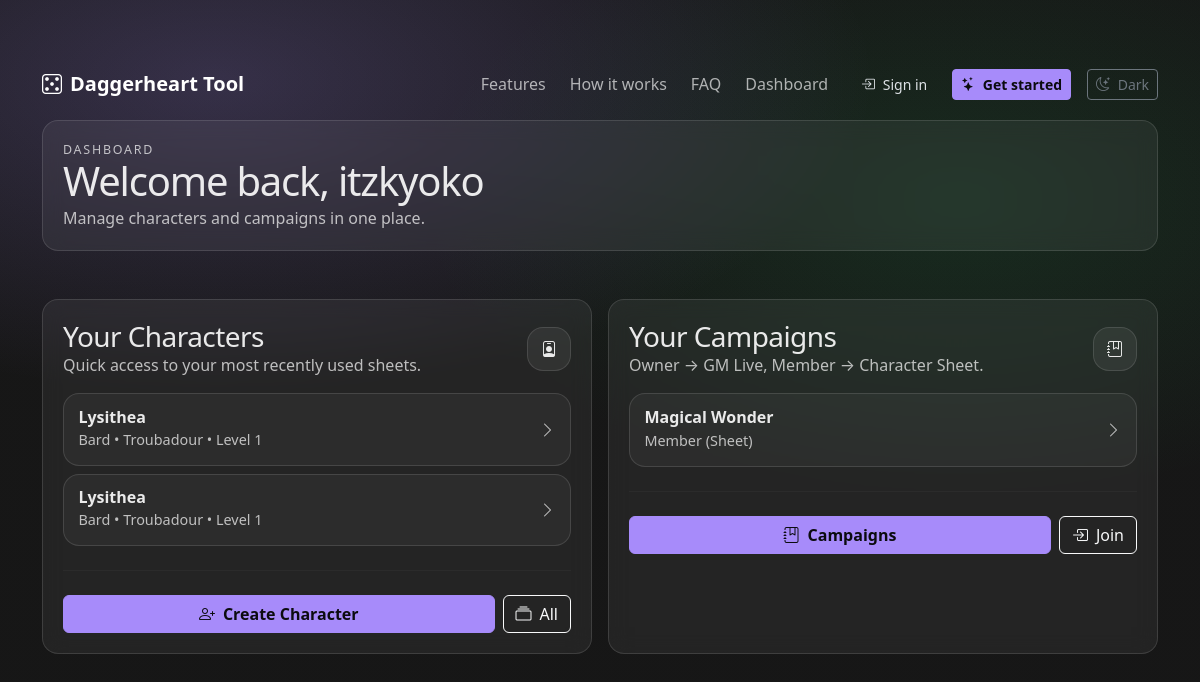
The app's page /Dashboard/index.php (signed in), older data.
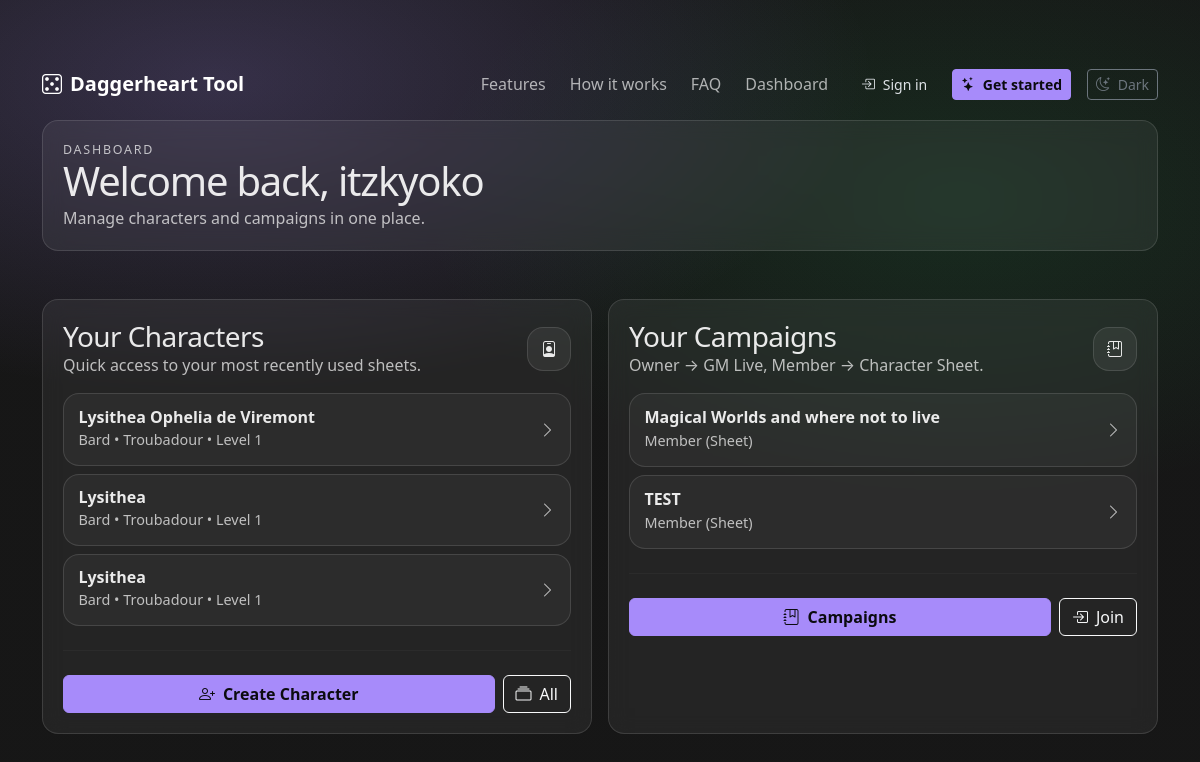
The same page, newer data.
### tables this page shows
CREATE TABLE "character" (
	"characterID"	INTEGER NOT NULL,
	"userID"	INTEGER NOT NULL,
	"classID"	INTEGER,
	"subclassID"	INTEGER,
	"heritageID"	INTEGER,
	"communityID"	INTEGER,
	"campaignID"	INTEGER,
	"name"	TEXT NOT NULL,
	"pronouns"	TEXT,
	"evasion"	INTEGER DEFAULT 0,
	"armor"	INTEGER DEFAULT 0,
	"spellcast trait"	TEXT, "Level" INTEGER DEFAULT (1) NOT NULL,
	PRIMARY KEY("characterID" AUTOINCREMENT),
	FOREIGN KEY("campaignID") REFERENCES "campaign"("campaignID") ON UPDATE CASCADE ON DELETE SET NULL,
	FOREIGN KEY("classID") REFERENCES "class"("classID") ON UPDATE CASCADE ON DELETE SET NULL,
	FOREIGN KEY("communityID") REFERENCES "community"("communityID") ON UPDATE CASCADE ON DELETE SET NULL,
	FOREIGN KEY("heritageID") REFERENCES "heritage"("heritageID") ON UPDATE CASCADE ON DELETE SET NULL,
	FOREIGN KEY("subclassID") REFERENCES "subclass"("subclassID") ON UPDATE CASCADE ON DELETE SET NULL,
	FOREIGN KEY("userID") REFERENCES "user"("userID") ON UPDATE CASCADE ON DELETE CASCADE
);

CREATE TABLE "campaign" (
	"campaignID"	INTEGER NOT NULL,
	"name"	TEXT NOT NULL,
	"description"	TEXT,
	"userID"	INTEGER NOT NULL, code TEXT,
	PRIMARY KEY("campaignID" AUTOINCREMENT),
	FOREIGN KEY("userID") REFERENCES "user"("userID")
);

### Dashboard/partials/db.php (called while the page is built, shortened)
<?php
$root = dirname(__DIR__, 2);
require_once $root . '/Database/Database.php';
$dbFile = $root . '/Database/Daggerheart.db';
$db = Database::getInstance($dbFile);

### Database/Database.php (called while the page is built, shortened)
<?php
final class Database
{
    private static ?Database $instance = null;
    private PDO $pdo;
    private function __construct(string $dbFilePath)
    {
        $this->pdo = new PDO("sqlite:" . $dbFilePath, null, null, [
            PDO::ATTR_ERRMODE            => PDO::ERRMODE_EXCEPTION,
            PDO::ATTR_DEFAULT_FETCH_MODE => PDO::FETCH_ASSOC,
            PDO::ATTR_EMULATE_PREPARES   => false,
        ]);
        $this->pdo->exec("PRAGMA foreign_keys = ON;");
        $this->pdo->exec("PRAGMA journal_mode = WAL;");
        $this->pdo->exec("PRAGMA busy_timeout = 5000;");
    }
    public static function getInstance(?string $dbFilePath = null): Database
    {
        if (self::$instance === null) {
            self::$instance = new Database($dbFilePath);
        }
        return self::$instance;
    }
    public function query(string $sql, array $params = []): PDOStatement
    {
        $stmt = $this->pdo->prepare($sql);
        $stmt->execute($params);
        return $stmt;
    }
    public function fetchAll(string $sql, array $params = []): array
    {
        return $this->query($sql, $params)->fetchAll();
    }
    public function execute(string $sql, array $params = []): int
    {
        $stmt = $this->query($sql, $params);
        return $stmt->rowCount();
    }
}

### Dashboard/index.php (the view, shortened to what the changed rows need)
<?php
require_once __DIR__ . '/partials/db.php';
$userId = (int)$_SESSION['auth']['userID'];
try {
    $db->execute("
        CREATE TABLE IF NOT EXISTS campaign_character (
            characterID INTEGER NOT NULL,
            campaignID  INTEGER NOT NULL
        )
    ");
    $characters = $db->fetchAll(
        "SELECT
            c.characterID,
            c.name AS characterName,
            COALESCE(cl.name, '') AS className,
            COALESCE(sc.name, '') AS subclassName,
            COALESCE(c.Level, 1) AS level
         FROM character c
         LEFT JOIN class cl ON cl.classID = c.classID
         LEFT JOIN subclass sc ON sc.subclassID = c.subclassID
         WHERE c.userID = :uid
         ORDER BY c.characterID DESC
         LIMIT 6",
        [':uid' => $userId]
    );
    $campaigns = $db->fetchAll(
        "SELECT
            cp.campaignID,
            cp.name AS campaignName,
            CASE WHEN cp.userID = :uid THEN 1 ELSE 0 END AS isOwner,
            MIN(CASE WHEN ch.userID = :uid THEN ch.characterID END) AS memberCharacterID
         FROM campaign cp
         LEFT JOIN campaign_character cc
                ON cc.campaignID = cp.campaignID
         LEFT JOIN character ch
                ON ch.characterID = cc.characterID
         WHERE cp.userID = :uid
            OR ch.userID = :uid
         GROUP BY cp.campaignID
         ORDER BY cp.campaignID DESC
         LIMIT 6",
        [':uid' => $userId]
    );
} catch (Throwable $e) {
    http_response_code(500);
    echo "<pre style='color:#ffb4b4;background:#200;padding:12px;border-radius:8px;'>";
    echo "Dashboard Error:\n" . htmlspecialchars($e->getMessage(), ENT_QUOTES, 'UTF-8');
    echo "\n</pre>";
    exit;
}
require_once __DIR__ . '/partials/header.php';
?>
<header class="py-5">
    <div class="container">
        <div class="glass panel">
            <div class="d-flex align-items-center justify-content-between flex-wrap gap-3">
                <div>
                    <h1 class="mb-1" style="letter-spacing:-0.03em;line-height:1.05;">
                        Welcome back, <?= htmlspecialchars($_SESSION['auth']['username'], ENT_QUOTES, 'UTF-8') ?>
                    </h1>
                </div>
            </div>
        </div>
    </div>
</header>
<main class="container pb-5">
    <div class="row g-3 align-items-stretch">
        <div class="col-12 col-lg-6">
            <section class="glass panel feature h-100">
                <div class="d-grid gap-2">
                    <?php if (empty($characters)): ?>
                        <div class="muted">No characters yet.</div>
                    <?php else: ?>
                        <?php foreach ($characters as $ch):
                            $charId = (int)$ch['characterID'];
                            $name   = (string)$ch['characterName'];
                            $class  = trim((string)$ch['className']);
                            $sub    = trim((string)$ch['subclassName']);
                            $lvl    = (int)$ch['level'];
                            $parts = [];
                            if ($class !== '') $parts[] = $class;
                            if ($sub !== '')   $parts[] = $sub;
                            $parts[] = "Level $lvl";
                            $meta = implode(' • ', $parts);
                        ?>
                            <a class="char-card" href="/CharacterSheet/character_view.php?characterID=<?= $charId ?>">
                                <div class="flex-grow-1">
                                    <p class="char-name"><?= htmlspecialchars($name, ENT_QUOTES, 'UTF-8') ?></p>
                                    <p class="char-meta"><?= htmlspecialchars($meta, ENT_QUOTES, 'UTF-8') ?></p>
                                </div>
                                <i class="bi bi-chevron-right muted"></i>
                            </a>
                        <?php endforeach; ?>
                    <?php endif; ?>
                </div>
            </section>
        </div>
        <div class="col-12 col-lg-6">
            <section class="glass panel feature h-100">
                <div class="d-grid gap-2">
                    <?php if (empty($campaigns)): ?>
                        <div class="muted">No campaigns yet.</div>
                    <?php else: ?>
                        <?php foreach ($campaigns as $cp):
                            $campaignId = (int)$cp['campaignID'];
                            $name = (string)$cp['campaignName'];
                            $isOwner = (int)($cp['isOwner'] ?? 0) === 1;
                            $memberCharId = (int)($cp['memberCharacterID'] ?? 0);
                            if ($isOwner) {
                                $href = "/Campaign/gm_live.php?campaignID={$campaignId}";
                            } else {
                                $href = $memberCharId > 0
                                    ? "/CharacterSheet/character_view.php?characterID={$memberCharId}"
                                    : "#";
                            }
                        ?>
                            <a class="char-card" href="<?= htmlspecialchars($href, ENT_QUOTES, 'UTF-8') ?>"
                               <?= (!$isOwner && $memberCharId <= 0) ? 'onclick="return false;" style="opacity:.65;cursor:not-allowed;"' : '' ?>>
                                <div class="flex-grow-1">
                                    <p class="char-name mb-1"><?= htmlspecialchars($name, ENT_QUOTES, 'UTF-8') ?></p>
                                    <p class="char-meta mb-0">
                                        <?= $isOwner ? 'Owner (GM Live)' : 'Member (Sheet)' ?>
                                    </p>
                                </div>
                                <i class="bi bi-chevron-right muted"></i>
                            </a>
                        <?php endforeach; ?>
                    <?php endif; ?>
                </div>
            </section>
        </div>
    </div>
</main>
<?php require_once __DIR__ . '/partials/footer.php'; ?>

Row changes from the older to the newer data that the page shows:
removed campaign: name "Magical Wonder"
added character: name "Lysithea Ophelia de Viremont", meta "Bard • Troubadour • Level 1"
added campaign: name "Magical Worlds and where not to live"
now on this page (row edited): campaign: name "TEST"
